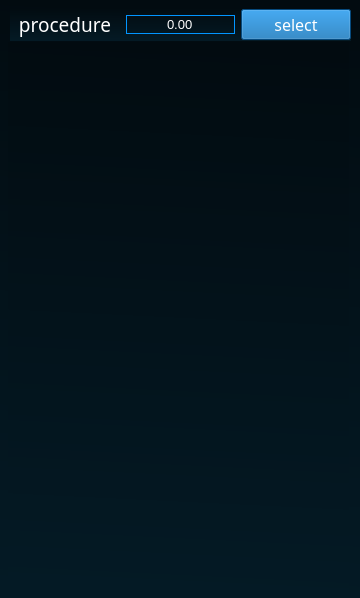
<?xml version="1.0" encoding="UTF-8"?>
<ui version="4.0">
 <class>MainWindow</class>
 <widget class="QMainWindow" name="MainWindow">
  <property name="enabled">
   <bool>true</bool>
  </property>
  <property name="geometry">
   <rect>
    <x>0</x>
    <y>0</y>
    <width>360</width>
    <height>598</height>
   </rect>
  </property>
  <property name="sizePolicy">
   <sizepolicy hsizetype="Fixed" vsizetype="Fixed">
    <horstretch>0</horstretch>
    <verstretch>0</verstretch>
   </sizepolicy>
  </property>
  <property name="minimumSize">
   <size>
    <width>360</width>
    <height>598</height>
   </size>
  </property>
  <property name="maximumSize">
   <size>
    <width>1440</width>
    <height>2392</height>
   </size>
  </property>
  <property name="windowTitle">
   <string>Digital Control Station - Human Control [HDCS] - Disconnected</string>
  </property>
  <property name="windowIcon">
   <iconset>
    <normaloff>graphics/icon.png</normaloff>graphics/icon.png</iconset>
  </property>
  <property name="styleSheet">
   <string notr="true">background-color: qlineargradient(spread:pad, x1:0.502975, y1:0, x2:0.473, y2:1, stop:0 rgba(2, 11, 16, 255), stop:1 rgba(4, 26, 37, 255));</string>
  </property>
  <widget class="QWidget" name="centralwidget">
   <widget class="QWidget" name="gridLayoutWidget">
    <property name="geometry">
     <rect>
      <x>10</x>
      <y>8</y>
      <width>341</width>
      <height>33</height>
     </rect>
    </property>
    <layout class="QGridLayout" name="gridLayout">
     <item row="0" column="0">
      <widget class="QLabel" name="label_2">
       <property name="font">
        <font>
         <family>HUN-din 1451</family>
         <pointsize>14</pointsize>
        </font>
       </property>
       <property name="styleSheet">
        <string notr="true">color:white; background-color:transparent;</string>
       </property>
       <property name="text">
        <string>procedure</string>
       </property>
       <property name="alignment">
        <set>Qt::AlignCenter</set>
       </property>
      </widget>
     </item>
     <item row="0" column="1">
      <widget class="QDoubleSpinBox" name="proc_set">
       <property name="font">
        <font>
         <pointsize>10</pointsize>
        </font>
       </property>
       <property name="styleSheet">
        <string notr="true">border: 1px solid #0295ff;
color: white;
background: transparent;
</string>
       </property>
       <property name="alignment">
        <set>Qt::AlignCenter</set>
       </property>
       <property name="buttonSymbols">
        <enum>QAbstractSpinBox::NoButtons</enum>
       </property>
       <property name="correctionMode">
        <enum>QAbstractSpinBox::CorrectToNearestValue</enum>
       </property>
       <property name="minimum">
        <double>0.000000000000000</double>
       </property>
       <property name="maximum">
        <double>32000.000000000000000</double>
       </property>
       <property name="singleStep">
        <double>0.010000000000000</double>
       </property>
      </widget>
     </item>
     <item row="0" column="2">
      <widget class="QPushButton" name="proc_next_button">
       <property name="maximumSize">
        <size>
         <width>216</width>
         <height>16777215</height>
        </size>
       </property>
       <property name="font">
        <font>
         <family>HUN-din 1451</family>
         <pointsize>12</pointsize>
        </font>
       </property>
       <property name="styleSheet">
        <string notr="true">color:white;background-color: #0968b0;</string>
       </property>
       <property name="text">
        <string>select</string>
       </property>
       <property name="checkable">
        <bool>false</bool>
       </property>
       <property name="checked">
        <bool>false</bool>
       </property>
      </widget>
     </item>
    </layout>
   </widget>
   <widget class="QWidget" name="procedures" native="true">
    <property name="geometry">
     <rect>
      <x>8</x>
      <y>42</y>
      <width>341</width>
      <height>551</height>
     </rect>
    </property>
   </widget>
  </widget>
 </widget>
 <resources/>
 <connections/>
</ui>
